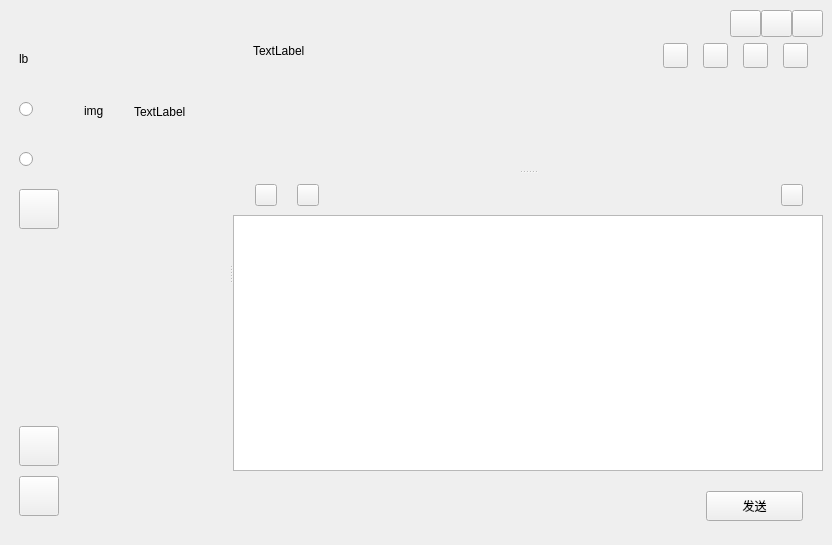
<?xml version="1.0" encoding="UTF-8"?>
<ui version="4.0">
 <class>MainWidget</class>
 <widget class="QWidget" name="MainWidget">
  <property name="geometry">
   <rect>
    <x>0</x>
    <y>0</y>
    <width>832</width>
    <height>545</height>
   </rect>
  </property>
  <property name="minimumSize">
   <size>
    <width>800</width>
    <height>540</height>
   </size>
  </property>
  <property name="windowTitle">
   <string>Form</string>
  </property>
  <layout class="QGridLayout" name="gridLayout_4">
   <property name="leftMargin">
    <number>9</number>
   </property>
   <property name="topMargin">
    <number>9</number>
   </property>
   <property name="rightMargin">
    <number>9</number>
   </property>
   <property name="bottomMargin">
    <number>9</number>
   </property>
   <property name="spacing">
    <number>0</number>
   </property>
   <item row="0" column="1">
    <widget class="QFrame" name="frame_2">
     <property name="frameShape">
      <enum>QFrame::NoFrame</enum>
     </property>
     <property name="frameShadow">
      <enum>QFrame::Raised</enum>
     </property>
     <layout class="QGridLayout" name="gridLayout_3">
      <property name="leftMargin">
       <number>0</number>
      </property>
      <property name="topMargin">
       <number>0</number>
      </property>
      <property name="rightMargin">
       <number>0</number>
      </property>
      <property name="bottomMargin">
       <number>0</number>
      </property>
      <property name="spacing">
       <number>0</number>
      </property>
      <item row="0" column="0">
       <widget class="QSplitter" name="HorizontalSplitter">
        <property name="orientation">
         <enum>Qt::Horizontal</enum>
        </property>
        <widget class="QFrame" name="frame_3">
         <property name="minimumSize">
          <size>
           <width>160</width>
           <height>0</height>
          </size>
         </property>
         <property name="maximumSize">
          <size>
           <width>525</width>
           <height>16777215</height>
          </size>
         </property>
         <property name="frameShape">
          <enum>QFrame::NoFrame</enum>
         </property>
         <property name="frameShadow">
          <enum>QFrame::Raised</enum>
         </property>
         <layout class="QGridLayout" name="gridLayout_7">
          <property name="leftMargin">
           <number>0</number>
          </property>
          <property name="topMargin">
           <number>0</number>
          </property>
          <property name="rightMargin">
           <number>0</number>
          </property>
          <property name="bottomMargin">
           <number>0</number>
          </property>
          <property name="spacing">
           <number>0</number>
          </property>
          <item row="0" column="0">
           <widget class="QFrame" name="frame_10">
            <property name="minimumSize">
             <size>
              <width>0</width>
              <height>65</height>
             </size>
            </property>
            <property name="maximumSize">
             <size>
              <width>16777215</width>
              <height>65</height>
             </size>
            </property>
            <property name="frameShape">
             <enum>QFrame::NoFrame</enum>
            </property>
            <property name="frameShadow">
             <enum>QFrame::Raised</enum>
            </property>
           </widget>
          </item>
          <item row="1" column="0">
           <widget class="QFrame" name="frame_11">
            <property name="frameShape">
             <enum>QFrame::NoFrame</enum>
            </property>
            <property name="frameShadow">
             <enum>QFrame::Raised</enum>
            </property>
            <layout class="QVBoxLayout" name="verticalLayout_4">
             <property name="spacing">
              <number>0</number>
             </property>
             <property name="leftMargin">
              <number>0</number>
             </property>
             <property name="topMargin">
              <number>0</number>
             </property>
             <property name="rightMargin">
              <number>0</number>
             </property>
             <property name="bottomMargin">
              <number>0</number>
             </property>
             <item>
              <widget class="QWidget" name="widget_3" native="true">
               <property name="minimumSize">
                <size>
                 <width>0</width>
                 <height>75</height>
                </size>
               </property>
               <property name="maximumSize">
                <size>
                 <width>16777215</width>
                 <height>75</height>
                </size>
               </property>
               <layout class="QHBoxLayout" name="horizontalLayout_2">
                <property name="spacing">
                 <number>10</number>
                </property>
                <property name="leftMargin">
                 <number>15</number>
                </property>
                <property name="topMargin">
                 <number>17</number>
                </property>
                <property name="bottomMargin">
                 <number>17</number>
                </property>
                <item>
                 <widget class="QLabel" name="label_3">
                  <property name="minimumSize">
                   <size>
                    <width>40</width>
                    <height>40</height>
                   </size>
                  </property>
                  <property name="maximumSize">
                   <size>
                    <width>40</width>
                    <height>40</height>
                   </size>
                  </property>
                  <property name="text">
                   <string>img</string>
                  </property>
                 </widget>
                </item>
                <item>
                 <widget class="QLabel" name="label_4">
                  <property name="text">
                   <string>TextLabel</string>
                  </property>
                 </widget>
                </item>
               </layout>
              </widget>
             </item>
             <item>
              <spacer name="verticalSpacer_2">
               <property name="orientation">
                <enum>Qt::Vertical</enum>
               </property>
               <property name="sizeHint" stdset="0">
                <size>
                 <width>20</width>
                 <height>384</height>
                </size>
               </property>
              </spacer>
             </item>
            </layout>
           </widget>
          </item>
         </layout>
        </widget>
        <widget class="QFrame" name="frame_4">
         <property name="frameShape">
          <enum>QFrame::NoFrame</enum>
         </property>
         <property name="frameShadow">
          <enum>QFrame::Raised</enum>
         </property>
         <layout class="QVBoxLayout" name="verticalLayout">
          <property name="spacing">
           <number>0</number>
          </property>
          <property name="leftMargin">
           <number>0</number>
          </property>
          <property name="topMargin">
           <number>0</number>
          </property>
          <property name="rightMargin">
           <number>0</number>
          </property>
          <property name="bottomMargin">
           <number>0</number>
          </property>
          <item>
           <widget class="QSplitter" name="VerticalSplitter">
            <property name="orientation">
             <enum>Qt::Vertical</enum>
            </property>
            <widget class="QFrame" name="frame_5">
             <property name="sizePolicy">
              <sizepolicy hsizetype="Preferred" vsizetype="Preferred">
               <horstretch>0</horstretch>
               <verstretch>0</verstretch>
              </sizepolicy>
             </property>
             <property name="frameShape">
              <enum>QFrame::NoFrame</enum>
             </property>
             <property name="frameShadow">
              <enum>QFrame::Raised</enum>
             </property>
             <layout class="QVBoxLayout" name="verticalLayout_2">
              <property name="spacing">
               <number>0</number>
              </property>
              <property name="leftMargin">
               <number>0</number>
              </property>
              <property name="topMargin">
               <number>0</number>
              </property>
              <property name="rightMargin">
               <number>0</number>
              </property>
              <property name="bottomMargin">
               <number>0</number>
              </property>
              <item>
               <widget class="QFrame" name="frame_9">
                <property name="minimumSize">
                 <size>
                  <width>0</width>
                  <height>65</height>
                 </size>
                </property>
                <property name="maximumSize">
                 <size>
                  <width>16777215</width>
                  <height>65</height>
                 </size>
                </property>
                <property name="styleSheet">
                 <string notr="true"/>
                </property>
                <property name="frameShape">
                 <enum>QFrame::NoFrame</enum>
                </property>
                <property name="frameShadow">
                 <enum>QFrame::Raised</enum>
                </property>
                <layout class="QGridLayout" name="gridLayout_8">
                 <property name="leftMargin">
                  <number>0</number>
                 </property>
                 <property name="topMargin">
                  <number>0</number>
                 </property>
                 <property name="rightMargin">
                  <number>0</number>
                 </property>
                 <property name="bottomMargin">
                  <number>0</number>
                 </property>
                 <property name="spacing">
                  <number>0</number>
                 </property>
                 <item row="0" column="0">
                  <widget class="QFrame" name="frame_13">
                   <property name="minimumSize">
                    <size>
                     <width>0</width>
                     <height>30</height>
                    </size>
                   </property>
                   <property name="maximumSize">
                    <size>
                     <width>16777215</width>
                     <height>30</height>
                    </size>
                   </property>
                   <property name="frameShape">
                    <enum>QFrame::NoFrame</enum>
                   </property>
                   <property name="frameShadow">
                    <enum>QFrame::Raised</enum>
                   </property>
                   <layout class="QGridLayout" name="gridLayout_9">
                    <property name="leftMargin">
                     <number>0</number>
                    </property>
                    <property name="topMargin">
                     <number>0</number>
                    </property>
                    <property name="rightMargin">
                     <number>0</number>
                    </property>
                    <property name="bottomMargin">
                     <number>0</number>
                    </property>
                    <property name="spacing">
                     <number>0</number>
                    </property>
                    <item row="0" column="2">
                     <widget class="QPushButton" name="pushButton_8">
                      <property name="minimumSize">
                       <size>
                        <width>31</width>
                        <height>27</height>
                       </size>
                      </property>
                      <property name="maximumSize">
                       <size>
                        <width>31</width>
                        <height>27</height>
                       </size>
                      </property>
                      <property name="text">
                       <string/>
                      </property>
                     </widget>
                    </item>
                    <item row="0" column="1">
                     <widget class="QPushButton" name="pushButton_9">
                      <property name="minimumSize">
                       <size>
                        <width>31</width>
                        <height>27</height>
                       </size>
                      </property>
                      <property name="maximumSize">
                       <size>
                        <width>31</width>
                        <height>27</height>
                       </size>
                      </property>
                      <property name="text">
                       <string/>
                      </property>
                     </widget>
                    </item>
                    <item row="0" column="3">
                     <widget class="QPushButton" name="colseBtn">
                      <property name="minimumSize">
                       <size>
                        <width>31</width>
                        <height>27</height>
                       </size>
                      </property>
                      <property name="maximumSize">
                       <size>
                        <width>31</width>
                        <height>27</height>
                       </size>
                      </property>
                      <property name="text">
                       <string/>
                      </property>
                     </widget>
                    </item>
                    <item row="0" column="0">
                     <spacer name="horizontalSpacer_3">
                      <property name="orientation">
                       <enum>Qt::Horizontal</enum>
                      </property>
                      <property name="sizeHint" stdset="0">
                       <size>
                        <width>497</width>
                        <height>20</height>
                       </size>
                      </property>
                     </spacer>
                    </item>
                   </layout>
                  </widget>
                 </item>
                 <item row="1" column="0">
                  <widget class="QFrame" name="frame_12">
                   <property name="frameShape">
                    <enum>QFrame::NoFrame</enum>
                   </property>
                   <property name="frameShadow">
                    <enum>QFrame::Raised</enum>
                   </property>
                   <layout class="QGridLayout" name="gridLayout_10">
                    <property name="leftMargin">
                     <number>20</number>
                    </property>
                    <property name="topMargin">
                     <number>4</number>
                    </property>
                    <property name="rightMargin">
                     <number>15</number>
                    </property>
                    <property name="bottomMargin">
                     <number>15</number>
                    </property>
                    <property name="horizontalSpacing">
                     <number>15</number>
                    </property>
                    <property name="verticalSpacing">
                     <number>0</number>
                    </property>
                    <item row="0" column="0">
                     <widget class="QLabel" name="label_2">
                      <property name="text">
                       <string>TextLabel</string>
                      </property>
                     </widget>
                    </item>
                    <item row="0" column="3">
                     <widget class="QPushButton" name="pushButton_11">
                      <property name="minimumSize">
                       <size>
                        <width>25</width>
                        <height>25</height>
                       </size>
                      </property>
                      <property name="maximumSize">
                       <size>
                        <width>25</width>
                        <height>25</height>
                       </size>
                      </property>
                      <property name="text">
                       <string/>
                      </property>
                     </widget>
                    </item>
                    <item row="0" column="1">
                     <spacer name="horizontalSpacer_4">
                      <property name="orientation">
                       <enum>Qt::Horizontal</enum>
                      </property>
                      <property name="sizeHint" stdset="0">
                       <size>
                        <width>323</width>
                        <height>13</height>
                       </size>
                      </property>
                     </spacer>
                    </item>
                    <item row="0" column="5">
                     <widget class="QPushButton" name="pushButton_19">
                      <property name="minimumSize">
                       <size>
                        <width>25</width>
                        <height>25</height>
                       </size>
                      </property>
                      <property name="maximumSize">
                       <size>
                        <width>25</width>
                        <height>25</height>
                       </size>
                      </property>
                      <property name="text">
                       <string/>
                      </property>
                     </widget>
                    </item>
                    <item row="0" column="4">
                     <widget class="QPushButton" name="pushButton_10">
                      <property name="minimumSize">
                       <size>
                        <width>25</width>
                        <height>25</height>
                       </size>
                      </property>
                      <property name="maximumSize">
                       <size>
                        <width>25</width>
                        <height>25</height>
                       </size>
                      </property>
                      <property name="text">
                       <string/>
                      </property>
                     </widget>
                    </item>
                    <item row="0" column="6">
                     <widget class="QPushButton" name="pushButton_20">
                      <property name="minimumSize">
                       <size>
                        <width>25</width>
                        <height>25</height>
                       </size>
                      </property>
                      <property name="maximumSize">
                       <size>
                        <width>25</width>
                        <height>25</height>
                       </size>
                      </property>
                      <property name="text">
                       <string/>
                      </property>
                     </widget>
                    </item>
                   </layout>
                  </widget>
                 </item>
                </layout>
               </widget>
              </item>
              <item>
               <widget class="QScrollArea" name="scrollArea">
                <property name="frameShape">
                 <enum>QFrame::NoFrame</enum>
                </property>
                <property name="widgetResizable">
                 <bool>true</bool>
                </property>
                <widget class="QWidget" name="scrollAreaWidgetContents">
                 <property name="geometry">
                  <rect>
                   <x>0</x>
                   <y>0</y>
                   <width>591</width>
                   <height>89</height>
                  </rect>
                 </property>
                </widget>
               </widget>
              </item>
             </layout>
            </widget>
            <widget class="QFrame" name="frame_6">
             <property name="minimumSize">
              <size>
               <width>0</width>
               <height>150</height>
              </size>
             </property>
             <property name="maximumSize">
              <size>
               <width>16777215</width>
               <height>373</height>
              </size>
             </property>
             <property name="frameShape">
              <enum>QFrame::NoFrame</enum>
             </property>
             <property name="frameShadow">
              <enum>QFrame::Raised</enum>
             </property>
             <layout class="QGridLayout" name="gridLayout_5">
              <property name="leftMargin">
               <number>0</number>
              </property>
              <property name="topMargin">
               <number>0</number>
              </property>
              <property name="rightMargin">
               <number>0</number>
              </property>
              <property name="bottomMargin">
               <number>0</number>
              </property>
              <property name="spacing">
               <number>0</number>
              </property>
              <item row="0" column="0">
               <widget class="QFrame" name="frame_7">
                <property name="frameShape">
                 <enum>QFrame::NoFrame</enum>
                </property>
                <property name="frameShadow">
                 <enum>QFrame::Raised</enum>
                </property>
                <layout class="QHBoxLayout" name="horizontalLayout">
                 <property name="spacing">
                  <number>20</number>
                 </property>
                 <property name="leftMargin">
                  <number>22</number>
                 </property>
                 <property name="topMargin">
                  <number>10</number>
                 </property>
                 <property name="rightMargin">
                  <number>20</number>
                 </property>
                 <item>
                  <widget class="QPushButton" name="pushButton">
                   <property name="minimumSize">
                    <size>
                     <width>22</width>
                     <height>22</height>
                    </size>
                   </property>
                   <property name="maximumSize">
                    <size>
                     <width>22</width>
                     <height>22</height>
                    </size>
                   </property>
                   <property name="text">
                    <string/>
                   </property>
                  </widget>
                 </item>
                 <item>
                  <widget class="QPushButton" name="pushButton_2">
                   <property name="minimumSize">
                    <size>
                     <width>22</width>
                     <height>22</height>
                    </size>
                   </property>
                   <property name="maximumSize">
                    <size>
                     <width>22</width>
                     <height>22</height>
                    </size>
                   </property>
                   <property name="text">
                    <string/>
                   </property>
                  </widget>
                 </item>
                 <item>
                  <spacer name="horizontalSpacer">
                   <property name="orientation">
                    <enum>Qt::Horizontal</enum>
                   </property>
                   <property name="sizeHint" stdset="0">
                    <size>
                     <width>40</width>
                     <height>20</height>
                    </size>
                   </property>
                  </spacer>
                 </item>
                 <item>
                  <widget class="QPushButton" name="pushButton_4">
                   <property name="minimumSize">
                    <size>
                     <width>22</width>
                     <height>22</height>
                    </size>
                   </property>
                   <property name="maximumSize">
                    <size>
                     <width>22</width>
                     <height>22</height>
                    </size>
                   </property>
                   <property name="text">
                    <string/>
                   </property>
                  </widget>
                 </item>
                </layout>
               </widget>
              </item>
              <item row="1" column="0">
               <widget class="QTextEdit" name="sendEdit"/>
              </item>
              <item row="2" column="0">
               <widget class="QFrame" name="frame_8">
                <property name="frameShape">
                 <enum>QFrame::NoFrame</enum>
                </property>
                <property name="frameShadow">
                 <enum>QFrame::Raised</enum>
                </property>
                <layout class="QGridLayout" name="gridLayout_6">
                 <property name="leftMargin">
                  <number>0</number>
                 </property>
                 <property name="topMargin">
                  <number>20</number>
                 </property>
                 <property name="rightMargin">
                  <number>20</number>
                 </property>
                 <property name="bottomMargin">
                  <number>15</number>
                 </property>
                 <property name="spacing">
                  <number>0</number>
                 </property>
                 <item row="0" column="0">
                  <spacer name="horizontalSpacer_2">
                   <property name="orientation">
                    <enum>Qt::Horizontal</enum>
                   </property>
                   <property name="sizeHint" stdset="0">
                    <size>
                     <width>690</width>
                     <height>20</height>
                    </size>
                   </property>
                  </spacer>
                 </item>
                 <item row="0" column="1">
                  <widget class="QPushButton" name="sendBtn">
                   <property name="minimumSize">
                    <size>
                     <width>97</width>
                     <height>30</height>
                    </size>
                   </property>
                   <property name="maximumSize">
                    <size>
                     <width>97</width>
                     <height>30</height>
                    </size>
                   </property>
                   <property name="styleSheet">
                    <string notr="true"/>
                   </property>
                   <property name="text">
                    <string>发送</string>
                   </property>
                  </widget>
                 </item>
                </layout>
               </widget>
              </item>
             </layout>
            </widget>
           </widget>
          </item>
         </layout>
        </widget>
       </widget>
      </item>
     </layout>
    </widget>
   </item>
   <item row="0" column="0">
    <widget class="QFrame" name="frame">
     <property name="minimumSize">
      <size>
       <width>60</width>
       <height>0</height>
      </size>
     </property>
     <property name="maximumSize">
      <size>
       <width>60</width>
       <height>16777215</height>
      </size>
     </property>
     <property name="frameShape">
      <enum>QFrame::NoFrame</enum>
     </property>
     <property name="frameShadow">
      <enum>QFrame::Raised</enum>
     </property>
     <layout class="QVBoxLayout" name="verticalLayout_3">
      <property name="spacing">
       <number>0</number>
      </property>
      <property name="leftMargin">
       <number>0</number>
      </property>
      <property name="topMargin">
       <number>0</number>
      </property>
      <property name="rightMargin">
       <number>0</number>
      </property>
      <property name="bottomMargin">
       <number>0</number>
      </property>
      <item>
       <widget class="QWidget" name="widget_2" native="true">
        <layout class="QGridLayout" name="gridLayout_2">
         <property name="leftMargin">
          <number>0</number>
         </property>
         <property name="topMargin">
          <number>30</number>
         </property>
         <property name="rightMargin">
          <number>0</number>
         </property>
         <property name="bottomMargin">
          <number>0</number>
         </property>
         <property name="horizontalSpacing">
          <number>0</number>
         </property>
         <property name="verticalSpacing">
          <number>10</number>
         </property>
         <item row="2" column="0">
          <widget class="QRadioButton" name="radioButton_2">
           <property name="minimumSize">
            <size>
             <width>40</width>
             <height>40</height>
            </size>
           </property>
           <property name="maximumSize">
            <size>
             <width>40</width>
             <height>40</height>
            </size>
           </property>
           <property name="text">
            <string/>
           </property>
          </widget>
         </item>
         <item row="0" column="0">
          <widget class="QLabel" name="selfPhoto">
           <property name="minimumSize">
            <size>
             <width>40</width>
             <height>40</height>
            </size>
           </property>
           <property name="maximumSize">
            <size>
             <width>40</width>
             <height>40</height>
            </size>
           </property>
           <property name="frameShape">
            <enum>QFrame::NoFrame</enum>
           </property>
           <property name="text">
            <string>lb</string>
           </property>
          </widget>
         </item>
         <item row="1" column="0">
          <widget class="QRadioButton" name="chat">
           <property name="minimumSize">
            <size>
             <width>40</width>
             <height>40</height>
            </size>
           </property>
           <property name="maximumSize">
            <size>
             <width>40</width>
             <height>40</height>
            </size>
           </property>
           <property name="text">
            <string/>
           </property>
          </widget>
         </item>
         <item row="3" column="0">
          <widget class="QPushButton" name="pushButton_14">
           <property name="minimumSize">
            <size>
             <width>40</width>
             <height>40</height>
            </size>
           </property>
           <property name="maximumSize">
            <size>
             <width>40</width>
             <height>40</height>
            </size>
           </property>
           <property name="text">
            <string/>
           </property>
          </widget>
         </item>
        </layout>
       </widget>
      </item>
      <item>
       <spacer name="verticalSpacer">
        <property name="orientation">
         <enum>Qt::Vertical</enum>
        </property>
        <property name="sizeHint" stdset="0">
         <size>
          <width>20</width>
          <height>460</height>
         </size>
        </property>
       </spacer>
      </item>
      <item>
       <widget class="QWidget" name="widget" native="true">
        <layout class="QGridLayout" name="gridLayout">
         <property name="leftMargin">
          <number>0</number>
         </property>
         <property name="topMargin">
          <number>0</number>
         </property>
         <property name="rightMargin">
          <number>0</number>
         </property>
         <property name="bottomMargin">
          <number>20</number>
         </property>
         <property name="horizontalSpacing">
          <number>0</number>
         </property>
         <property name="verticalSpacing">
          <number>10</number>
         </property>
         <item row="1" column="0">
          <widget class="QPushButton" name="setSavePath">
           <property name="minimumSize">
            <size>
             <width>40</width>
             <height>40</height>
            </size>
           </property>
           <property name="maximumSize">
            <size>
             <width>40</width>
             <height>40</height>
            </size>
           </property>
           <property name="text">
            <string/>
           </property>
          </widget>
         </item>
         <item row="0" column="0">
          <widget class="QPushButton" name="openSavePath">
           <property name="minimumSize">
            <size>
             <width>40</width>
             <height>40</height>
            </size>
           </property>
           <property name="maximumSize">
            <size>
             <width>40</width>
             <height>40</height>
            </size>
           </property>
           <property name="text">
            <string/>
           </property>
          </widget>
         </item>
        </layout>
       </widget>
      </item>
     </layout>
    </widget>
   </item>
  </layout>
 </widget>
 <resources/>
 <connections/>
</ui>
